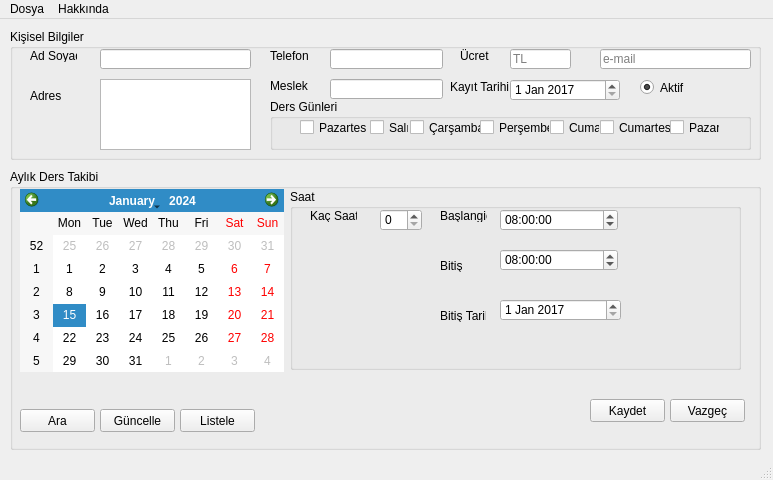
<?xml version="1.0" encoding="UTF-8"?>
<ui version="4.0">
 <author>muhammedsabir14@gmail.com</author>
 <class>MainWindow</class>
 <widget class="QMainWindow" name="MainWindow">
  <property name="geometry">
   <rect>
    <x>0</x>
    <y>0</y>
    <width>773</width>
    <height>480</height>
   </rect>
  </property>
  <property name="windowTitle">
   <string>Follow</string>
  </property>
  <widget class="QWidget" name="centralwidget">
   <widget class="QGroupBox" name="groupBox">
    <property name="geometry">
     <rect>
      <x>10</x>
      <y>10</y>
      <width>751</width>
      <height>131</height>
     </rect>
    </property>
    <property name="title">
     <string>Kişisel Bilgiler</string>
    </property>
    <widget class="QLabel" name="label">
     <property name="geometry">
      <rect>
       <x>20</x>
       <y>20</y>
       <width>47</width>
       <height>13</height>
      </rect>
     </property>
     <property name="text">
      <string>Ad Soyad</string>
     </property>
    </widget>
    <widget class="QLineEdit" name="adsoyad">
     <property name="geometry">
      <rect>
       <x>90</x>
       <y>20</y>
       <width>151</width>
       <height>20</height>
      </rect>
     </property>
    </widget>
    <widget class="QLabel" name="label_2">
     <property name="geometry">
      <rect>
       <x>20</x>
       <y>60</y>
       <width>47</width>
       <height>13</height>
      </rect>
     </property>
     <property name="text">
      <string>Adres</string>
     </property>
    </widget>
    <widget class="QTextEdit" name="adres">
     <property name="geometry">
      <rect>
       <x>90</x>
       <y>50</y>
       <width>151</width>
       <height>71</height>
      </rect>
     </property>
    </widget>
    <widget class="QLabel" name="label_3">
     <property name="geometry">
      <rect>
       <x>260</x>
       <y>20</y>
       <width>47</width>
       <height>13</height>
      </rect>
     </property>
     <property name="text">
      <string>Telefon</string>
     </property>
    </widget>
    <widget class="QLineEdit" name="telefon">
     <property name="geometry">
      <rect>
       <x>320</x>
       <y>20</y>
       <width>113</width>
       <height>20</height>
      </rect>
     </property>
    </widget>
    <widget class="QLabel" name="label_4">
     <property name="geometry">
      <rect>
       <x>260</x>
       <y>50</y>
       <width>47</width>
       <height>13</height>
      </rect>
     </property>
     <property name="text">
      <string>Meslek</string>
     </property>
    </widget>
    <widget class="QLineEdit" name="meslek">
     <property name="geometry">
      <rect>
       <x>320</x>
       <y>50</y>
       <width>113</width>
       <height>20</height>
      </rect>
     </property>
    </widget>
    <widget class="QLabel" name="label_5">
     <property name="geometry">
      <rect>
       <x>450</x>
       <y>20</y>
       <width>47</width>
       <height>13</height>
      </rect>
     </property>
     <property name="text">
      <string>Ücret</string>
     </property>
    </widget>
    <widget class="QLineEdit" name="ucret">
     <property name="geometry">
      <rect>
       <x>500</x>
       <y>20</y>
       <width>61</width>
       <height>20</height>
      </rect>
     </property>
     <property name="placeholderText">
      <string>TL</string>
     </property>
    </widget>
    <widget class="QDateEdit" name="kayitTarihi">
     <property name="geometry">
      <rect>
       <x>500</x>
       <y>50</y>
       <width>110</width>
       <height>22</height>
      </rect>
     </property>
     <property name="date">
      <date>
       <year>2017</year>
       <month>1</month>
       <day>1</day>
      </date>
     </property>
    </widget>
    <widget class="QLabel" name="label_7">
     <property name="geometry">
      <rect>
       <x>440</x>
       <y>50</y>
       <width>61</width>
       <height>16</height>
      </rect>
     </property>
     <property name="text">
      <string>Kayıt Tarihi</string>
     </property>
    </widget>
    <widget class="QGroupBox" name="groupBox_3">
     <property name="geometry">
      <rect>
       <x>260</x>
       <y>70</y>
       <width>481</width>
       <height>51</height>
      </rect>
     </property>
     <property name="title">
      <string>Ders Günleri</string>
     </property>
     <widget class="QCheckBox" name="checkBox_6">
      <property name="geometry">
       <rect>
        <x>330</x>
        <y>20</y>
        <width>71</width>
        <height>17</height>
       </rect>
      </property>
      <property name="text">
       <string>Cumartesi</string>
      </property>
     </widget>
     <widget class="QCheckBox" name="checkBox_2">
      <property name="geometry">
       <rect>
        <x>100</x>
        <y>20</y>
        <width>39</width>
        <height>17</height>
       </rect>
      </property>
      <property name="text">
       <string>Salı</string>
      </property>
     </widget>
     <widget class="QCheckBox" name="checkBox_5">
      <property name="geometry">
       <rect>
        <x>280</x>
        <y>20</y>
        <width>50</width>
        <height>17</height>
       </rect>
      </property>
      <property name="text">
       <string>Cuma</string>
      </property>
     </widget>
     <widget class="QCheckBox" name="checkBox">
      <property name="geometry">
       <rect>
        <x>30</x>
        <y>20</y>
        <width>67</width>
        <height>17</height>
       </rect>
      </property>
      <property name="text">
       <string>Pazartesi</string>
      </property>
     </widget>
     <widget class="QCheckBox" name="checkBox_3">
      <property name="geometry">
       <rect>
        <x>140</x>
        <y>20</y>
        <width>71</width>
        <height>17</height>
       </rect>
      </property>
      <property name="text">
       <string>Çarşamba</string>
      </property>
     </widget>
     <widget class="QCheckBox" name="checkBox_7">
      <property name="geometry">
       <rect>
        <x>400</x>
        <y>20</y>
        <width>50</width>
        <height>17</height>
       </rect>
      </property>
      <property name="text">
       <string>Pazar</string>
      </property>
     </widget>
     <widget class="QCheckBox" name="checkBox_4">
      <property name="geometry">
       <rect>
        <x>210</x>
        <y>20</y>
        <width>70</width>
        <height>17</height>
       </rect>
      </property>
      <property name="text">
       <string>Perşembe</string>
      </property>
     </widget>
    </widget>
    <widget class="QLineEdit" name="email">
     <property name="geometry">
      <rect>
       <x>590</x>
       <y>20</y>
       <width>151</width>
       <height>20</height>
      </rect>
     </property>
     <property name="inputMask">
      <string extracomment="e-mail adres"/>
     </property>
     <property name="text">
      <string/>
     </property>
     <property name="placeholderText">
      <string>e-mail </string>
     </property>
    </widget>
    <widget class="QRadioButton" name="radioAktif">
     <property name="geometry">
      <rect>
       <x>630</x>
       <y>50</y>
       <width>82</width>
       <height>17</height>
      </rect>
     </property>
     <property name="text">
      <string>Aktif</string>
     </property>
     <property name="checked">
      <bool>true</bool>
     </property>
    </widget>
   </widget>
   <widget class="QGroupBox" name="groupBox_2">
    <property name="geometry">
     <rect>
      <x>10</x>
      <y>150</y>
      <width>751</width>
      <height>281</height>
     </rect>
    </property>
    <property name="title">
     <string>Aylık Ders Takibi</string>
    </property>
    <widget class="QCalendarWidget" name="aylikDersTakibi">
     <property name="enabled">
      <bool>true</bool>
     </property>
     <property name="geometry">
      <rect>
       <x>10</x>
       <y>20</y>
       <width>264</width>
       <height>183</height>
      </rect>
     </property>
     <property name="acceptDrops">
      <bool>false</bool>
     </property>
     <property name="gridVisible">
      <bool>false</bool>
     </property>
     <property name="selectionMode">
      <enum>QCalendarWidget::SingleSelection</enum>
     </property>
    </widget>
    <widget class="QGroupBox" name="groupBox_4">
     <property name="geometry">
      <rect>
       <x>280</x>
       <y>20</y>
       <width>451</width>
       <height>181</height>
      </rect>
     </property>
     <property name="title">
      <string>Saat</string>
     </property>
     <widget class="QSpinBox" name="kacsaat">
      <property name="geometry">
       <rect>
        <x>90</x>
        <y>20</y>
        <width>42</width>
        <height>22</height>
       </rect>
      </property>
     </widget>
     <widget class="QLabel" name="label_6">
      <property name="geometry">
       <rect>
        <x>20</x>
        <y>20</y>
        <width>47</width>
        <height>13</height>
       </rect>
      </property>
      <property name="text">
       <string>Kaç Saat</string>
      </property>
     </widget>
     <widget class="QLabel" name="label_8">
      <property name="geometry">
       <rect>
        <x>150</x>
        <y>20</y>
        <width>47</width>
        <height>13</height>
       </rect>
      </property>
      <property name="text">
       <string>Başlangiç</string>
      </property>
     </widget>
     <widget class="QLabel" name="label_9">
      <property name="geometry">
       <rect>
        <x>150</x>
        <y>70</y>
        <width>47</width>
        <height>13</height>
       </rect>
      </property>
      <property name="text">
       <string>Bitiş</string>
      </property>
     </widget>
     <widget class="QTimeEdit" name="timeBaslangic">
      <property name="geometry">
       <rect>
        <x>210</x>
        <y>20</y>
        <width>118</width>
        <height>22</height>
       </rect>
      </property>
      <property name="time">
       <time>
        <hour>8</hour>
        <minute>0</minute>
        <second>0</second>
       </time>
      </property>
      <property name="calendarPopup">
       <bool>false</bool>
      </property>
     </widget>
     <widget class="QTimeEdit" name="timeBitis">
      <property name="geometry">
       <rect>
        <x>210</x>
        <y>60</y>
        <width>118</width>
        <height>22</height>
       </rect>
      </property>
      <property name="time">
       <time>
        <hour>8</hour>
        <minute>0</minute>
        <second>0</second>
       </time>
      </property>
     </widget>
     <widget class="QDateEdit" name="bitisTarihi">
      <property name="geometry">
       <rect>
        <x>210</x>
        <y>110</y>
        <width>121</width>
        <height>22</height>
       </rect>
      </property>
      <property name="dateTime">
       <datetime>
        <hour>0</hour>
        <minute>0</minute>
        <second>0</second>
        <year>2017</year>
        <month>1</month>
        <day>1</day>
       </datetime>
      </property>
      <property name="calendarPopup">
       <bool>false</bool>
      </property>
     </widget>
     <widget class="QLabel" name="label_10">
      <property name="geometry">
       <rect>
        <x>150</x>
        <y>120</y>
        <width>46</width>
        <height>13</height>
       </rect>
      </property>
      <property name="text">
       <string>Bitiş Tarihi</string>
      </property>
     </widget>
    </widget>
    <widget class="QPushButton" name="pushVazgec">
     <property name="geometry">
      <rect>
       <x>660</x>
       <y>230</y>
       <width>75</width>
       <height>23</height>
      </rect>
     </property>
     <property name="text">
      <string>Vazgeç</string>
     </property>
    </widget>
    <widget class="QPushButton" name="pushKaydet">
     <property name="geometry">
      <rect>
       <x>580</x>
       <y>230</y>
       <width>75</width>
       <height>23</height>
      </rect>
     </property>
     <property name="text">
      <string>Kaydet</string>
     </property>
    </widget>
    <widget class="QPushButton" name="pushButton">
     <property name="geometry">
      <rect>
       <x>10</x>
       <y>240</y>
       <width>75</width>
       <height>23</height>
      </rect>
     </property>
     <property name="text">
      <string>Ara</string>
     </property>
    </widget>
    <widget class="QPushButton" name="pushButton_2">
     <property name="geometry">
      <rect>
       <x>90</x>
       <y>240</y>
       <width>75</width>
       <height>23</height>
      </rect>
     </property>
     <property name="text">
      <string>Güncelle</string>
     </property>
    </widget>
    <widget class="QPushButton" name="pushButton_3">
     <property name="geometry">
      <rect>
       <x>170</x>
       <y>240</y>
       <width>75</width>
       <height>23</height>
      </rect>
     </property>
     <property name="text">
      <string>Listele</string>
     </property>
    </widget>
   </widget>
  </widget>
  <widget class="QMenuBar" name="menubar">
   <property name="geometry">
    <rect>
     <x>0</x>
     <y>0</y>
     <width>773</width>
     <height>21</height>
    </rect>
   </property>
   <widget class="QMenu" name="menuDosya">
    <property name="title">
     <string>Dosya</string>
    </property>
    <addaction name="actionYedek_Al"/>
    <addaction name="actionYaz_c_ya_G_nder"/>
    <addaction name="actionMail_At"/>
   </widget>
   <widget class="QMenu" name="menuHakk_nda">
    <property name="title">
     <string>Hakkında</string>
    </property>
    <addaction name="actionGenel_Bilgi"/>
    <addaction name="actionKullan_m_D_k_man"/>
    <addaction name="actionVeritan_S_f_rla"/>
   </widget>
   <addaction name="menuDosya"/>
   <addaction name="menuHakk_nda"/>
  </widget>
  <widget class="QStatusBar" name="statusbar"/>
  <action name="actionYedek_Al">
   <property name="text">
    <string>Yedek Al</string>
   </property>
  </action>
  <action name="actionYaz_c_ya_G_nder">
   <property name="text">
    <string>Yazıcıya Gönder</string>
   </property>
  </action>
  <action name="actionMail_At">
   <property name="text">
    <string>Mail Gönder</string>
   </property>
  </action>
  <action name="actionGenel_Bilgi">
   <property name="text">
    <string>Genel Bilgi</string>
   </property>
  </action>
  <action name="actionKullan_m_D_k_man">
   <property name="text">
    <string>Kullanım Dökümanı</string>
   </property>
  </action>
  <action name="actionVeritan_S_f_rla">
   <property name="text">
    <string>Veritanı Sıfırla</string>
   </property>
  </action>
 </widget>
 <resources/>
 <connections>
  <connection>
   <sender>actionYedek_Al</sender>
   <signal>triggered()</signal>
   <receiver>MainWindow</receiver>
   <slot>yedekAl()</slot>
   <hints>
    <hint type="sourcelabel">
     <x>-1</x>
     <y>-1</y>
    </hint>
    <hint type="destinationlabel">
     <x>386</x>
     <y>239</y>
    </hint>
   </hints>
  </connection>
  <connection>
   <sender>actionYaz_c_ya_G_nder</sender>
   <signal>triggered()</signal>
   <receiver>MainWindow</receiver>
   <slot>yaziciyaGonder()</slot>
   <hints>
    <hint type="sourcelabel">
     <x>-1</x>
     <y>-1</y>
    </hint>
    <hint type="destinationlabel">
     <x>386</x>
     <y>239</y>
    </hint>
   </hints>
  </connection>
  <connection>
   <sender>actionMail_At</sender>
   <signal>triggered()</signal>
   <receiver>MainWindow</receiver>
   <slot>mailGonder()</slot>
   <hints>
    <hint type="sourcelabel">
     <x>-1</x>
     <y>-1</y>
    </hint>
    <hint type="destinationlabel">
     <x>386</x>
     <y>239</y>
    </hint>
   </hints>
  </connection>
  <connection>
   <sender>actionGenel_Bilgi</sender>
   <signal>triggered()</signal>
   <receiver>MainWindow</receiver>
   <slot>kullanimBilgisi()</slot>
   <hints>
    <hint type="sourcelabel">
     <x>-1</x>
     <y>-1</y>
    </hint>
    <hint type="destinationlabel">
     <x>386</x>
     <y>239</y>
    </hint>
   </hints>
  </connection>
  <connection>
   <sender>actionVeritan_S_f_rla</sender>
   <signal>triggered()</signal>
   <receiver>MainWindow</receiver>
   <slot>veritabaniSifirla()</slot>
   <hints>
    <hint type="sourcelabel">
     <x>-1</x>
     <y>-1</y>
    </hint>
    <hint type="destinationlabel">
     <x>386</x>
     <y>239</y>
    </hint>
   </hints>
  </connection>
 </connections>
 <slots>
  <slot>yedekAl()</slot>
  <slot>mailGonder()</slot>
  <slot>yaziciyaGonder()</slot>
  <slot>kullanimBilgisi()</slot>
  <slot>veritabaniSifirla()</slot>
 </slots>
</ui>
